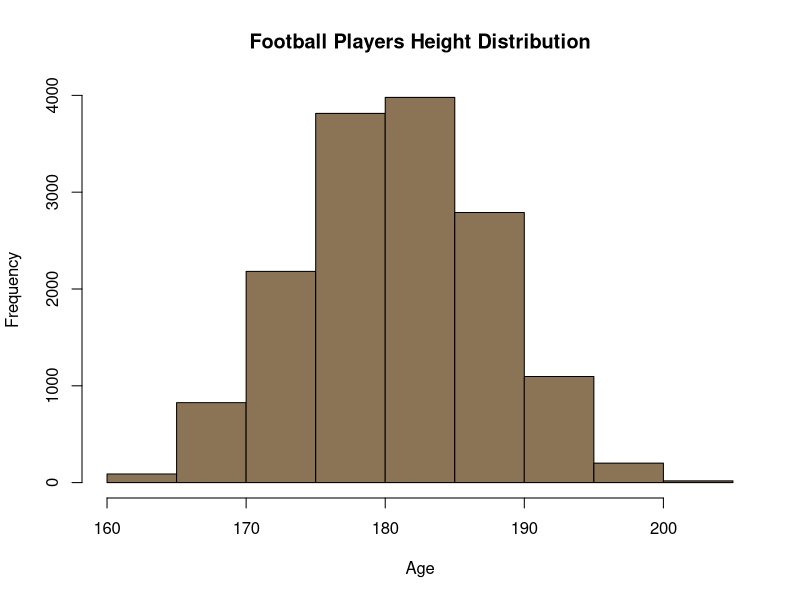
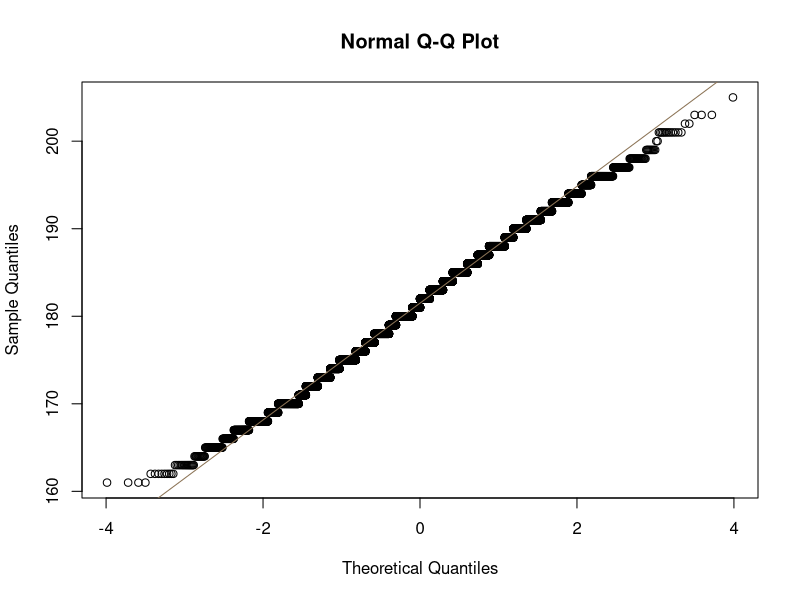
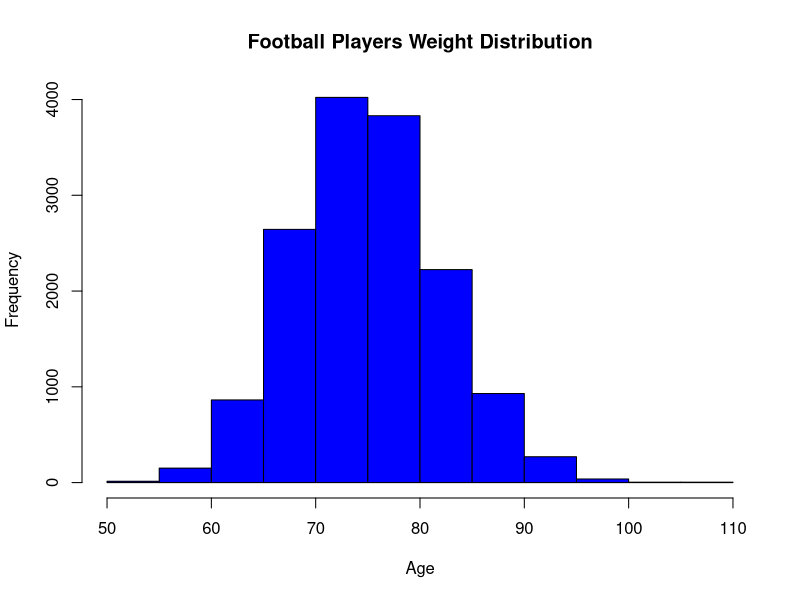
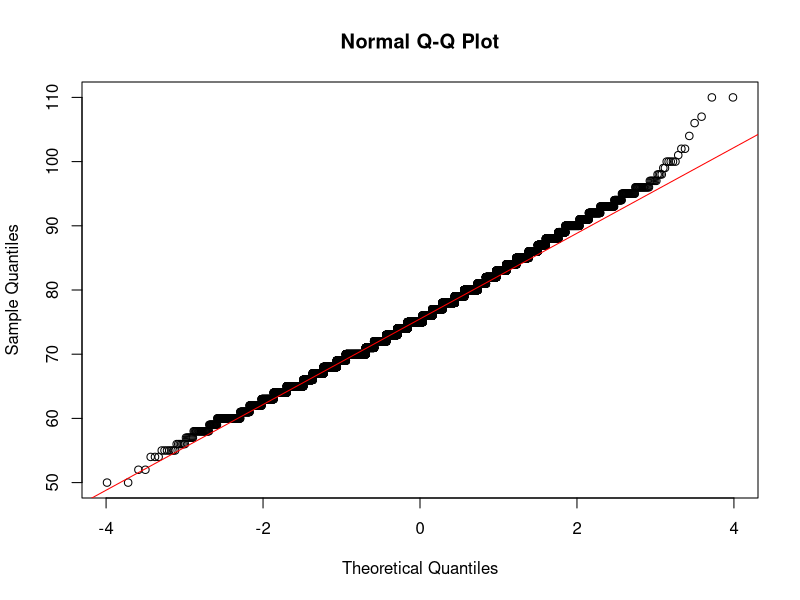
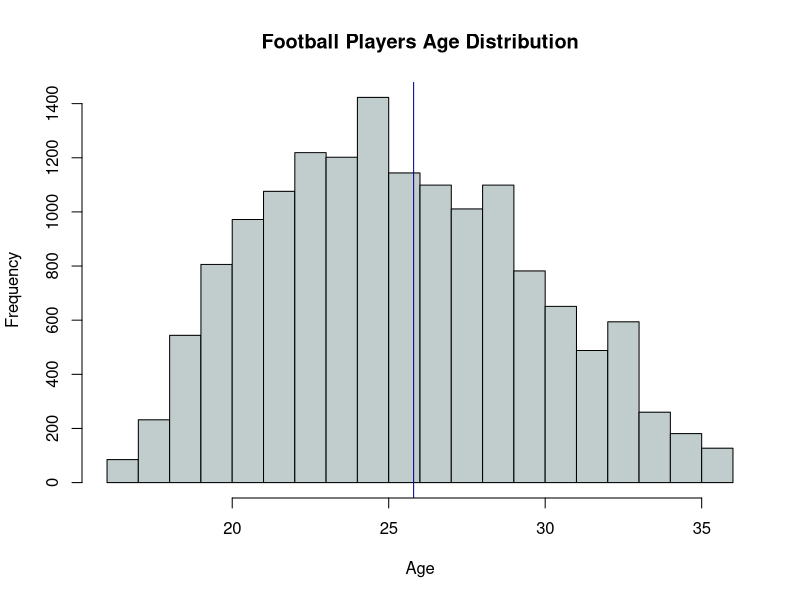
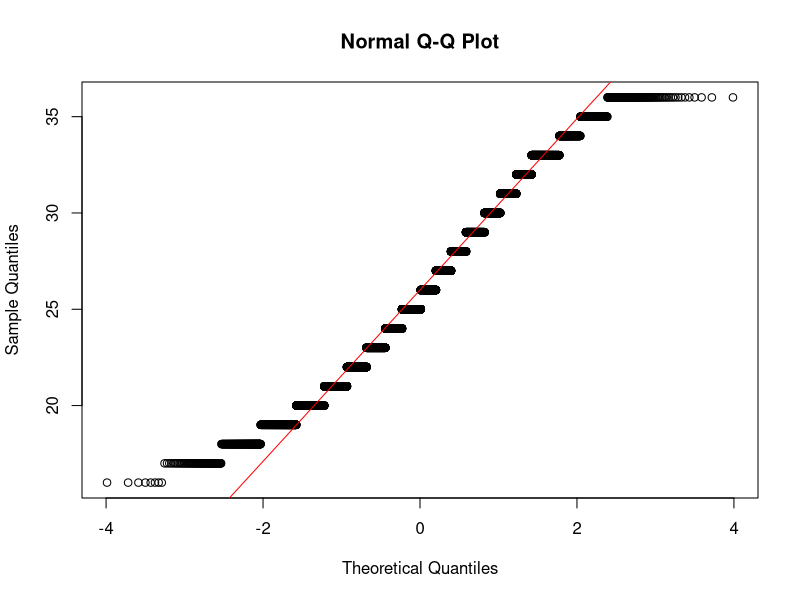
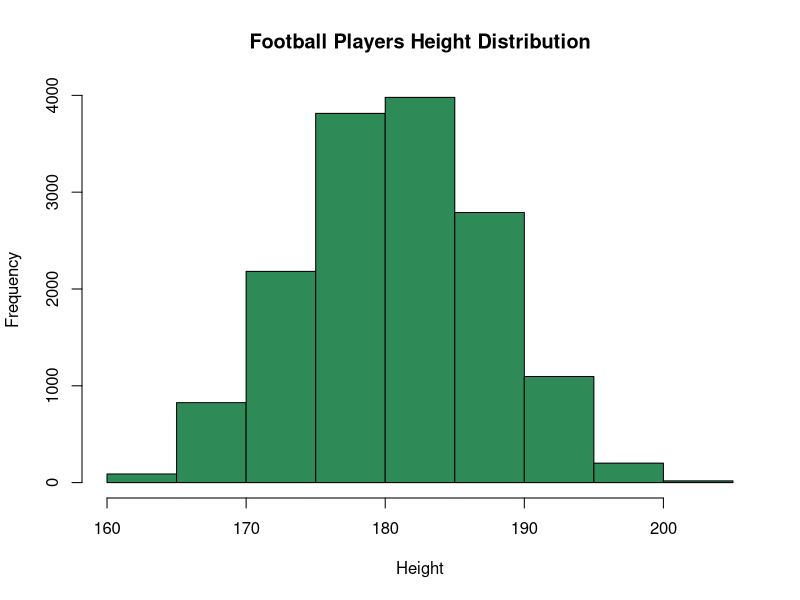
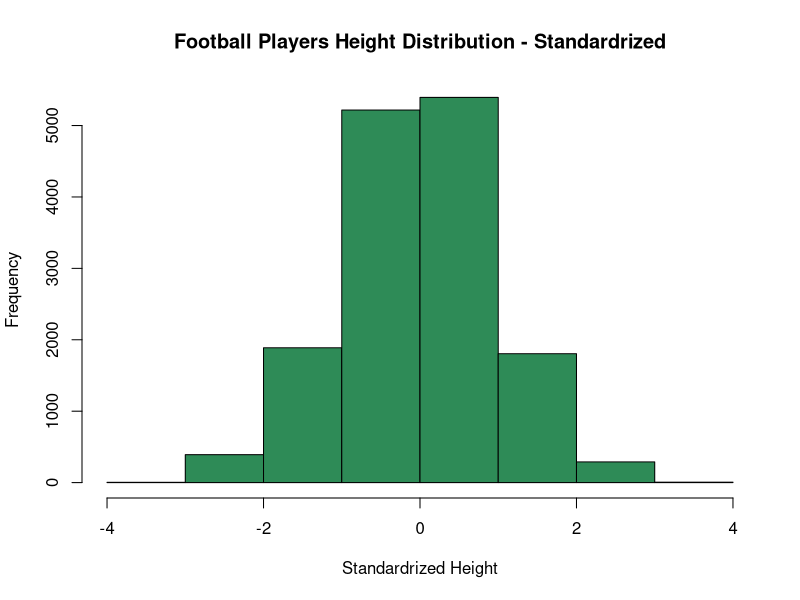

These charts were generated, in order, by the following R code:
## ---- chunk 1
#Read football_info.csv into R

info = read.csv("football_info.csv")

#Check and clean the data if required
summary(info)
#With summary(info) we can see that there are no NAs, however, there are some wrong values in a few columns.
#The maximum age is 244, which makes no sense, so we need to delete it.
#We can also notice the impossible maximum value of height (281), the maximum value of weight(909), and the minimum value of weight(3).
#So there are some errors in the data and we have to delete the wrong rows.
info = info[order(info$Age),]
info = info[-c(14999,15000),]
info = info[order(info$Height),]
info = info[-14998,]
info = info[order(info$Weight),]
info = info[-14997,]
info = info[-1,]
summary(info)
#Now our data is fully cleaned :)


## ---- chunk 2
#Which of the continuous variables in the data is normaly distributed?

#Height

hist(info$Height, xlab = "Age", col="burlywood4", main = "Football Players Height Distribution")
qqnorm(info$Height)
qqline(info$Height, col="burlywood4")

## ---- chunk 3
#Which of the continuous variables in the data is normaly distributed?

#Weight

hist(info$Weight, xlab = "Age", col="Blue", main = "Football Players Weight Distribution")
qqnorm(info$Weight)
qqline(info$Weight, col="red")
## ---- chunk 4
hist(info$Age, col = "azure3", xlab = "Age", main = "Football Players Age Distribution")
abline(v = mean(info$Age), col = "blue4")  # With "v=mean(info$Height)" you can add the mean line to the plot.
qqnorm(info$Age)
qqline(info$Age, col="red")
## ---- chunk 5
#Create the column "Standard_Height" which is the "standard score" calculation of Height. 
info$Standard_Height <- scale(info$Height)
#Another way is with the formula of Standardizing:
info$Standard_Height <- (info$Height - mean(info$Height)) / sd(info$Height)
#Create a histograms of both height and standard_height
hist(info$Height, breaks = 9, col = "seagreen4",
xlab = "Height", main = "Football Players Height Distribution")
hist(info$Standard_Height, breaks = 9, col = "seagreen4",
xlab = "Standardrized Height", main = "Football Players Height Distribution - Standardrized")
#Create a scatter plot of the variables
plot(info$Standard_Height, info$Height,
         main = "Standardrized Height - Height Scatter Plot", xlab = "Standardrized Height", ylab = " Height",
         col = "lightslategrey", pch = 16, cex = 1.5)

## ---- chunk 6
#By using the ANOVA test, check whether there is a significant difference in the height of the players from the different countries.
aov.model = aov(info$Height ~ info$Country)
summary(aov.model)
#The P value is above 0.05 and is therefore not significant

## ---- chunk 7
#By using the ANOVA test, check whether there is a significant difference in the weight of the players from the different countries.
aov.model2 = aov(info$Weight ~ info$Country)
summary(aov.model2)
#The P value is above 0.05 and is therefore not significant

## ---- chunk 8
#By using the ANOVA test, check whether there is a significant difference in the age of the players from the different countries.
aov.model3= aov(info$Age ~ info$Country)
summary(aov.model3)
#The P value is above 0.05 and is therefore not significant

## ---- chunk 9
#By using the ANOVA test, check whether there is a significant difference in the score of the players from the different countries.
aov.model4 = aov(info$Player_score ~ info$Country)
summary(aov.model4)
#The P value is less than 0.05, so it is significant!
#We can use Tukey HSD to check where there is a significant difference!
TukeyHSD(aov.model4)
#There is a significant difference between the Italian soccer players and the English players in terms of scores!

## ---- chunk 10
#run an F-test for this variables. 
il = c(62, 82, 64, 59, 71, 68, 78, 61, 67, 76, 80, 68, 60, 71)

var.test(il,info$Weight)

## ---- chunk 11
#compare the Israeli players average weight to the players average weight, with a one-sample t-test.

res = t.test(il, mu=mean(info$Weight))

res


